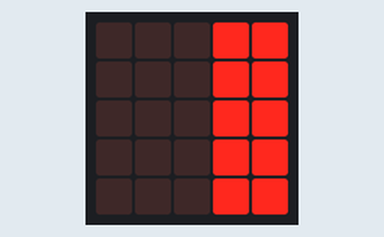
Bench run of a program on a simulated BBC micro:bit (MakeCode). On the bench: the board's 5×5 LED display. At 10.0 s the program stops and its outputs stay as they are.

Above: at 0.11 s.
At 1.31 s:
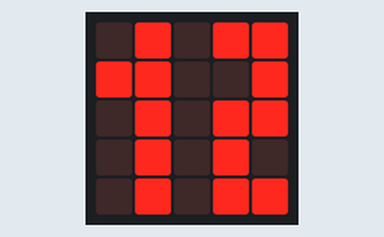
At 2.61 s:
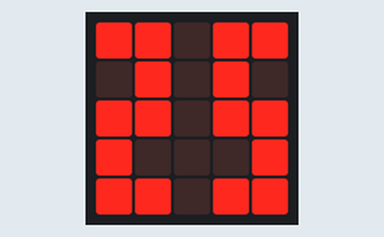
At 5.1 s:
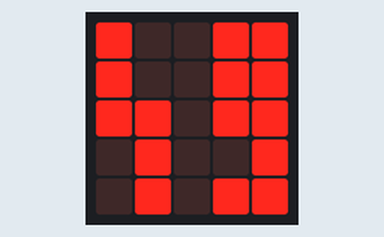
At 7.6 s:
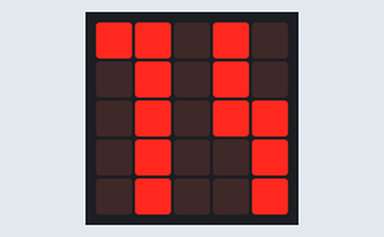
At 10.1 s:
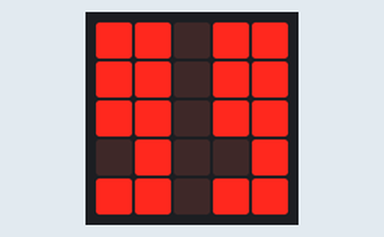

The program:

main.ts
```typescript
class N2x5{
  data:number[][][]
  constructor(){
    this.data=[
    [[1,1,1,1,1],[1,1,1,1,1]], //0
    [[0,1,0,0,0],[1,1,1,1,1]], //1
    [[1,0,1,1,1],[1,1,1,0,1]], //2
    [[1,0,1,0,1],[1,1,1,1,1]], //3
    [[1,1,1,0,0],[0,0,1,1,1]], //4
    [[1,1,1,0,1],[1,0,1,1,1]], //5
    [[1,1,1,1,1],[1,0,1,1,1]], //6
    [[1,0,0,0,0],[1,1,1,1,1]], //7
    [[1,0,1,0,1],[1,0,1,0,1]], //8
    [[1,1,1,0,1],[1,1,1,1,1]]] //9
  }
}
//% color=#008060 weight=100 icon="\uf04c" block="TwoDigitNumbers";
namespace TwoDigitNumbers{
    let n:N2x5
    //% blockId="TwoDigitNumbers_showXX $value"
    //% block="showXX $value"
    //% value.min=0 value.max= 99
    export function showXX(value:number){
        if (value < 0) {
            basic.showLeds(`
            . . . . .
            . . . . .
            # . . . #
            . # . # .
            . . # . .`)
            return
        }
        if (value > 99) {
            basic.showLeds(`
            . . # . .
            . # . # .
            # . . . #
            . . . . .
            . . . . .`)
            return
        }
        TwoDigitNumbers.getImage(value).plotFrame(0)
    }
    export function getImage(value:number):Image{
        let img=images.createImage('.....\r\n.....\r\n.....\r\n.....\r\n.....');
        let t=Math.floor(value/10)
        let f=value-t*10
        if(t>0)copyDigit(0,t,img)
        copyDigit(3,f,img)
        return img
    }
    function copyDigit(offset:number,digit:number,img:Image){
        if(n==null)n=new N2x5()
        for(let column=0;column<2;column++){
            for(let row=0;row<5;row++){
                img.setPixel(offset+column, row, n.data[digit][column][row]==1)
            }
        }
    }
}
```

test.ts
```typescript
for(let n=0;n<100;n++){
  basic.pause(100)
  TwoDigitNumbers.showXX(n)
}
```
